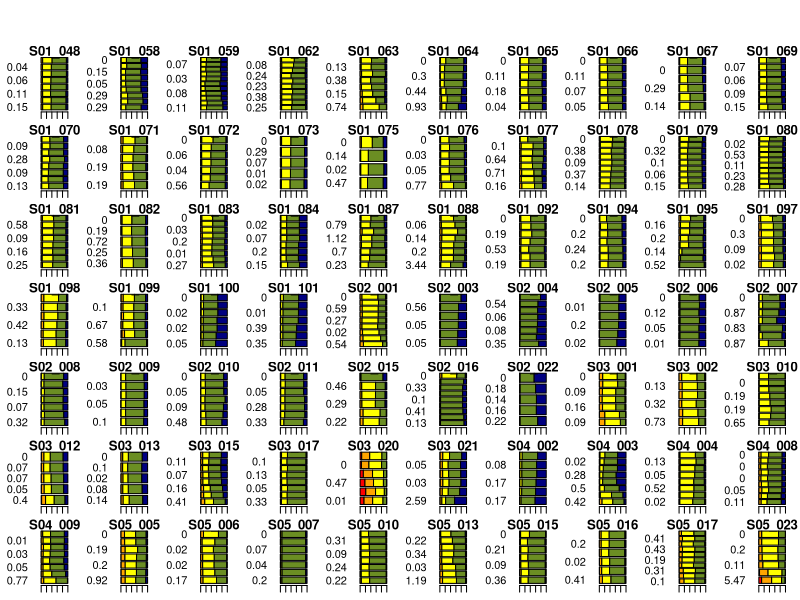
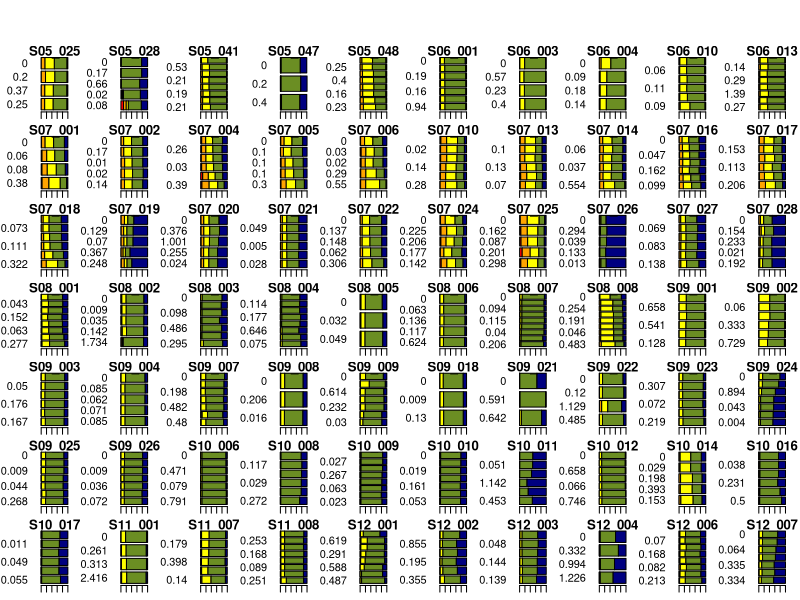
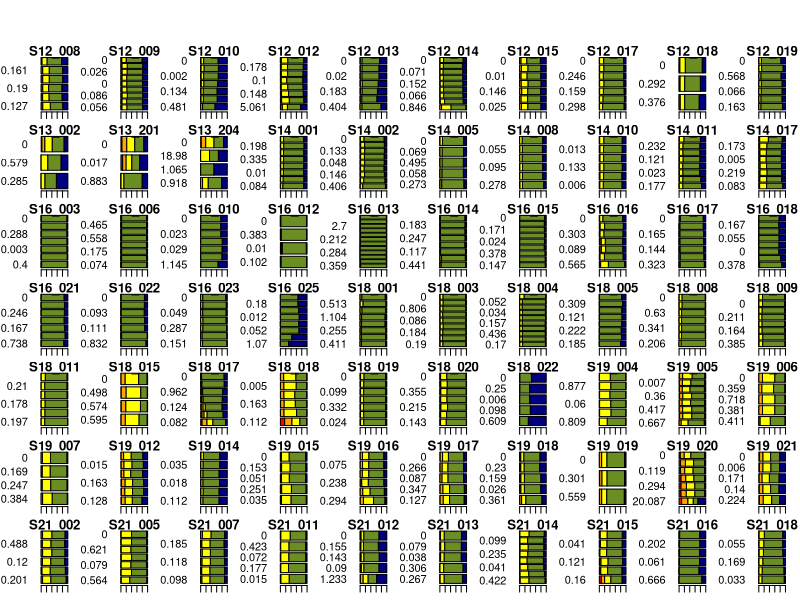
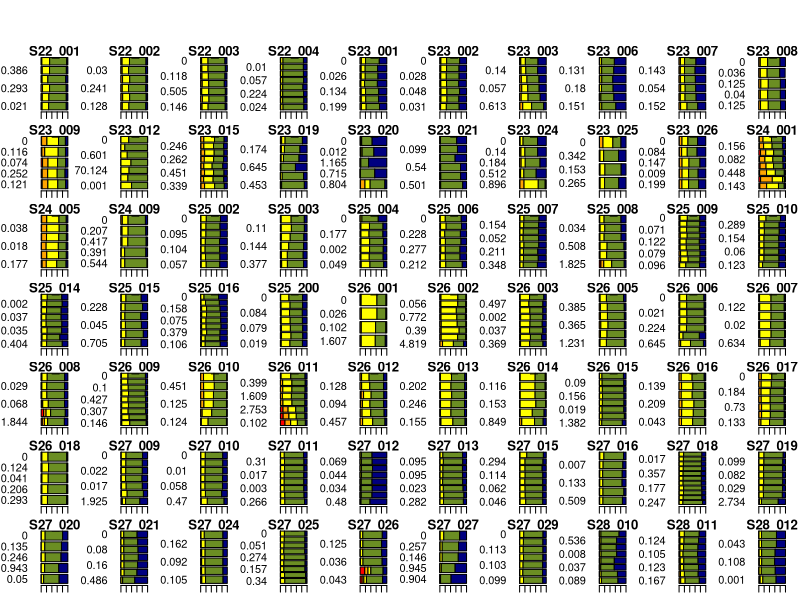
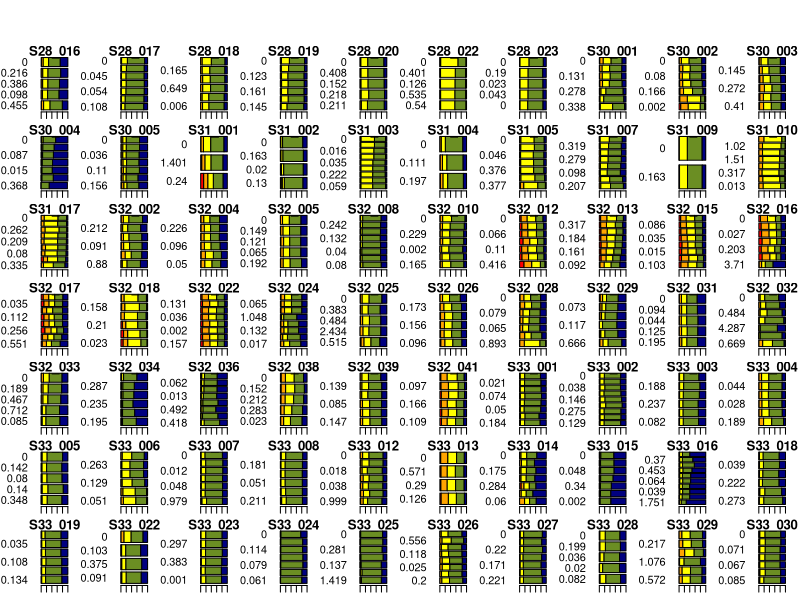
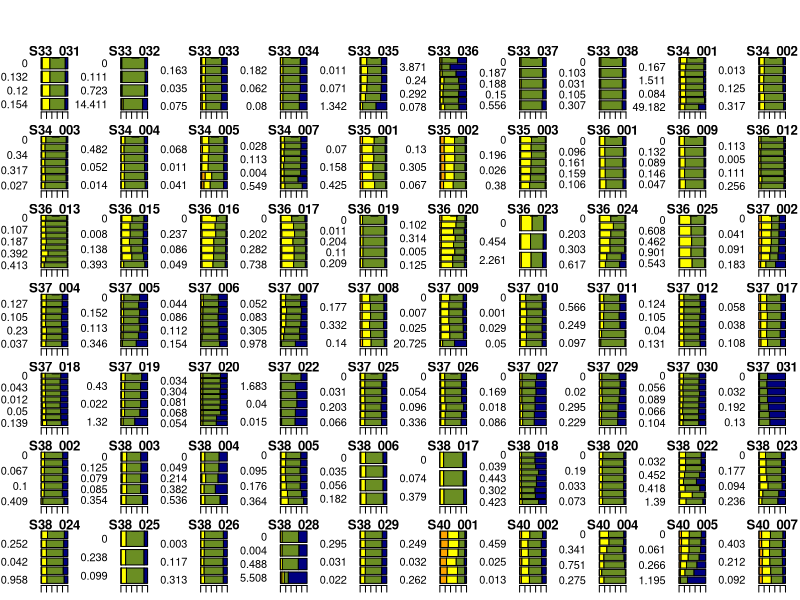
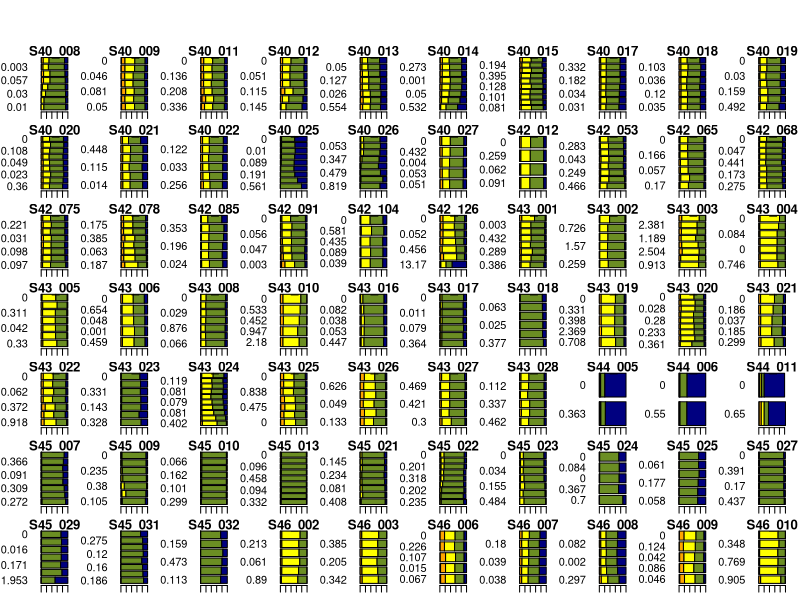
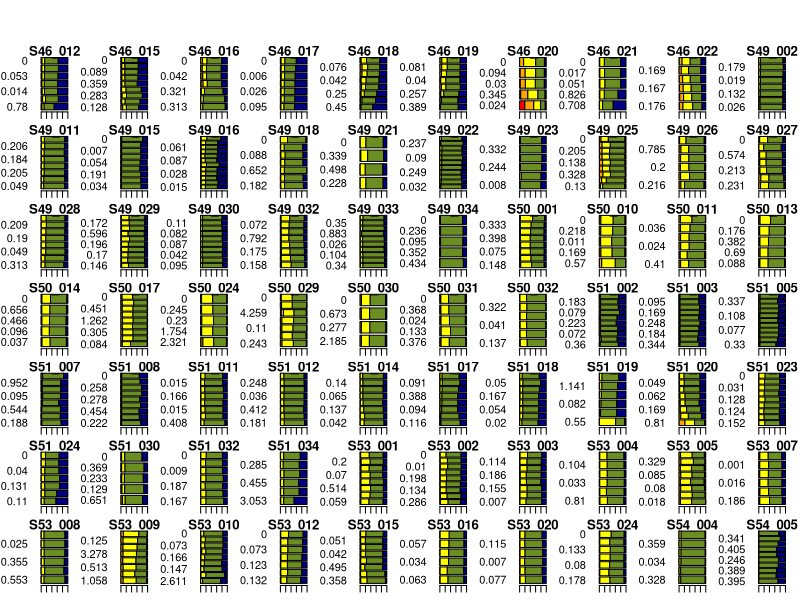

Write R code to recreate these figures, in order.
#set working directory
setwd("")

data=data.frame(read.csv("SandSizeDistribution.csv",header=TRUE))
str(data)


sort(unique(data$ID))

tiff(filename="SandSizeDist_1.tiff",width=10,height=7.5,units="in",res=300)
par(oma=c(0.1,0.1,3.5,0.1),mar=c(1,3,0.7,1),mfrow=c(7,10),xpd=NA)
z=unique(data$ID)
for (i in 1:70){
	a=subset(data,data$ID==z[i])
	b=a[,c(9:13)]
	b=apply(b,2,rev)
	barplot(t(b),horiz=T,beside=F,las=1,col=c("red","orange","yellow","olivedrab","navy"),
		axes=F,names.arg=rev(a$UI),main=z[i])
	axis(1,at=seq(0,100,20),labels=c("","","","","",""))
}
dev.off()

tiff(filename="SandSizeDist_2.tiff",width=10,height=7.5,units="in",res=300)
par(oma=c(0.1,0.1,3.5,0.1),mar=c(1,3,0.7,1),mfrow=c(7,10),xpd=NA)
z=unique(data$ID)
for (i in 71:140){
	a=subset(data,data$ID==z[i])
	b=a[,c(9:13)]
	b=apply(b,2,rev)
	barplot(t(b),horiz=T,beside=F,las=1,col=c("red","orange","yellow","olivedrab","navy"),
		axes=F,names.arg=rev(a$UI),main=z[i])
	axis(1,at=seq(0,100,20),labels=c("","","","","",""))
}
dev.off()

tiff(filename="SandSizeDist_3.tiff",width=10,height=7.5,units="in",res=300)
par(oma=c(0.1,0.1,3.5,0.1),mar=c(1,3,0.7,1),mfrow=c(7,10),xpd=NA)
z=unique(data$ID)
for (i in 141:210){
	a=subset(data,data$ID==z[i])
	b=a[,c(9:13)]
	b=apply(b,2,rev)
	barplot(t(b),horiz=T,beside=F,las=1,col=c("red","orange","yellow","olivedrab","navy"),
		axes=F,names.arg=rev(a$UI),main=z[i])
	axis(1,at=seq(0,100,20),labels=c("","","","","",""))
}
dev.off()

tiff(filename="SandSizeDist_4.tiff",width=10,height=7.5,units="in",res=300)
par(oma=c(0.1,0.1,3.5,0.1),mar=c(1,3,0.7,1),mfrow=c(7,10),xpd=NA)
z=unique(data$ID)
for (i in 211:280){
	a=subset(data,data$ID==z[i])
	b=a[,c(9:13)]
	b=apply(b,2,rev)
	barplot(t(b),horiz=T,beside=F,las=1,col=c("red","orange","yellow","olivedrab","navy"),
		axes=F,names.arg=rev(a$UI),main=z[i])
	axis(1,at=seq(0,100,20),labels=c("","","","","",""))
}
dev.off()

tiff(filename="SandSizeDist_5.tiff",width=10,height=7.5,units="in",res=300)
par(oma=c(0.1,0.1,3.5,0.1),mar=c(1,3,0.7,1),mfrow=c(7,10),xpd=NA)
z=unique(data$ID)
for (i in 281:350){
	a=subset(data,data$ID==z[i])
	b=a[,c(9:13)]
	b=apply(b,2,rev)
	barplot(t(b),horiz=T,beside=F,las=1,col=c("red","orange","yellow","olivedrab","navy"),
		axes=F,names.arg=rev(a$UI),main=z[i])
	axis(1,at=seq(0,100,20),labels=c("","","","","",""))
}
dev.off()

tiff(filename="SandSizeDist_6.tiff",width=10,height=7.5,units="in",res=300)
par(oma=c(0.1,0.1,3.5,0.1),mar=c(1,3,0.7,1),mfrow=c(7,10),xpd=NA)
z=unique(data$ID)
for (i in 351:420){
	a=subset(data,data$ID==z[i])
	b=a[,c(9:13)]
	b=apply(b,2,rev)
	barplot(t(b),horiz=T,beside=F,las=1,col=c("red","orange","yellow","olivedrab","navy"),
		axes=F,names.arg=rev(a$UI),main=z[i])
	axis(1,at=seq(0,100,20),labels=c("","","","","",""))
}
dev.off()

tiff(filename="SandSizeDist_7.tiff",width=10,height=7.5,units="in",res=300)
par(oma=c(0.1,0.1,3.5,0.1),mar=c(1,3,0.7,1),mfrow=c(7,10),xpd=NA)
z=unique(data$ID)
for (i in 421:490){
	a=subset(data,data$ID==z[i])
	b=a[,c(9:13)]
	b=apply(b,2,rev)
	barplot(t(b),horiz=T,beside=F,las=1,col=c("red","orange","yellow","olivedrab","navy"),
		axes=F,names.arg=rev(a$UI),main=z[i])
	axis(1,at=seq(0,100,20),labels=c("","","","","",""))
}
dev.off()

tiff(filename="SandSizeDist_8.tiff",width=10,height=7.5,units="in",res=300)
par(oma=c(0.1,0.1,3.5,0.1),mar=c(1,3,0.7,1),mfrow=c(7,10),xpd=NA)
z=unique(data$ID)
for (i in 491:560){
	a=subset(data,data$ID==z[i])
	b=a[,c(9:13)]
	b=apply(b,2,rev)
	barplot(t(b),horiz=T,beside=F,las=1,col=c("red","orange","yellow","olivedrab","navy"),
		axes=F,names.arg=rev(a$UI),main=z[i])
	axis(1,at=seq(0,100,20),labels=c("","","","","",""))
}
dev.off()

tiff(filename="SandSizeDist_9.tiff",width=10,height=7.5,units="in",res=300)
par(oma=c(0.1,0.1,3.5,0.1),mar=c(1,3,0.7,1),mfrow=c(7,10),xpd=NA)
z=unique(data$ID)
for (i in 561:630){
	a=subset(data,data$ID==z[i])
	b=a[,c(9:13)]
	b=apply(b,2,rev)
	barplot(t(b),horiz=T,beside=F,las=1,col=c("red","orange","yellow","olivedrab","navy"),
		axes=F,names.arg=rev(a$UI),main=z[i])
	axis(1,at=seq(0,100,20),labels=c("","","","","",""))
}
dev.off()

tiff(filename="SandSizeDist_10.tiff",width=10,height=7.5,units="in",res=300)
par(oma=c(0.1,0.1,3.5,0.1),mar=c(1,3,0.7,1),mfrow=c(7,10),xpd=NA)
z=unique(data$ID)
for (i in 631:700){
	a=subset(data,data$ID==z[i])
	b=a[,c(9:13)]
	b=apply(b,2,rev)
	barplot(t(b),horiz=T,beside=F,las=1,col=c("red","orange","yellow","olivedrab","navy"),
		axes=F,names.arg=rev(a$UI),main=z[i])
	axis(1,at=seq(0,100,20),labels=c("","","","","",""))
}
dev.off()


tiff(filename="SandSizeDist_11.tiff",width=10,height=7.5,units="in",res=300)
par(oma=c(0.1,0.1,3.5,0.1),mar=c(1,3,0.7,1),mfrow=c(7,10),xpd=NA)
z=unique(data$ID)
for (i in 701:734){
	a=subset(data,data$ID==z[i])
	b=a[,c(9:13)]
	b=apply(b,2,rev)
	barplot(t(b),horiz=T,beside=F,las=1,col=c("red","orange","yellow","olivedrab","navy"),
		axes=F,names.arg=rev(a$UI),main=z[i])
	axis(1,at=seq(0,100,20),labels=c("","","","","",""))
}
legend(140,10,ncol=1,c("1-2mm","0.5-1mm","0.25-0.5mm","0.1-0.25mm","0.05-0.1mm"),
	fill=c("navy","olivedrab","yellow","orange","red"))
dev.off()
